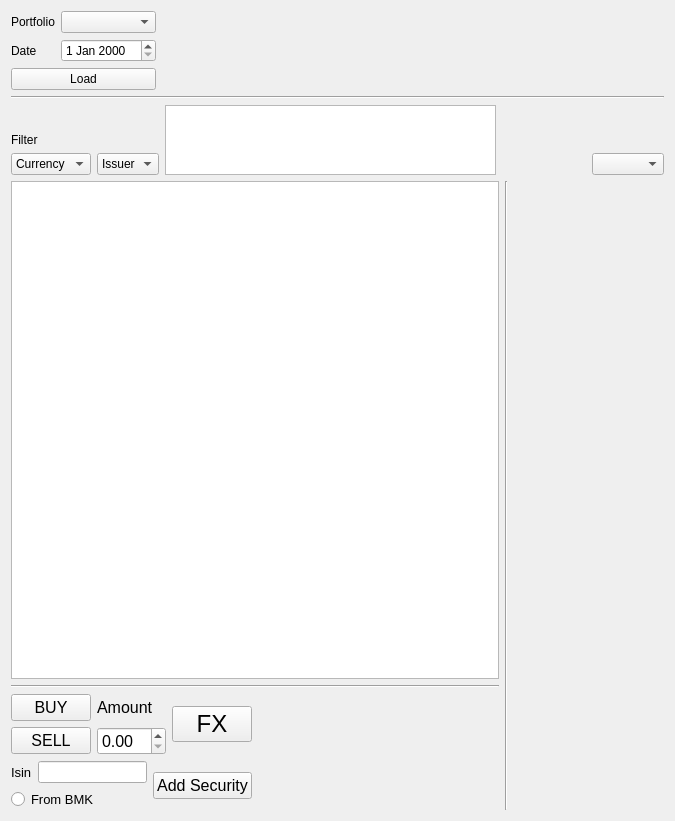
<?xml version="1.0" encoding="UTF-8"?>
<ui version="4.0">
 <class>Form</class>
 <widget class="QWidget" name="Form">
  <property name="geometry">
   <rect>
    <x>0</x>
    <y>0</y>
    <width>675</width>
    <height>821</height>
   </rect>
  </property>
  <property name="windowTitle">
   <string>Form</string>
  </property>
  <layout class="QVBoxLayout" name="verticalLayout_2">
   <item>
    <layout class="QHBoxLayout" name="horizontalLayout_2" stretch="0,1">
     <item>
      <layout class="QVBoxLayout" name="verticalLayout">
       <item>
        <layout class="QFormLayout" name="formLayout">
         <property name="fieldGrowthPolicy">
          <enum>QFormLayout::AllNonFixedFieldsGrow</enum>
         </property>
         <item row="0" column="0">
          <widget class="QLabel" name="label">
           <property name="text">
            <string>Portfolio</string>
           </property>
          </widget>
         </item>
         <item row="1" column="0">
          <widget class="QLabel" name="label_5">
           <property name="text">
            <string>Date</string>
           </property>
          </widget>
         </item>
         <item row="1" column="1">
          <widget class="QDateEdit" name="dateEdit">
           <property name="accessibleName">
            <string/>
           </property>
           <property name="accessibleDescription">
            <string/>
           </property>
          </widget>
         </item>
         <item row="0" column="1">
          <widget class="QComboBox" name="comboBoxPortfolio"/>
         </item>
        </layout>
       </item>
       <item>
        <widget class="QPushButton" name="pushButtonLoad">
         <property name="text">
          <string>Load</string>
         </property>
        </widget>
       </item>
      </layout>
     </item>
     <item>
      <spacer name="horizontalSpacer_3">
       <property name="orientation">
        <enum>Qt::Horizontal</enum>
       </property>
       <property name="sizeHint" stdset="0">
        <size>
         <width>598</width>
         <height>20</height>
        </size>
       </property>
      </spacer>
     </item>
    </layout>
   </item>
   <item>
    <widget class="Line" name="line_2">
     <property name="orientation">
      <enum>Qt::Horizontal</enum>
     </property>
    </widget>
   </item>
   <item>
    <layout class="QGridLayout" name="gridLayout_5">
     <item row="0" column="2">
      <spacer name="horizontalSpacer_2">
       <property name="orientation">
        <enum>Qt::Horizontal</enum>
       </property>
       <property name="sizeType">
        <enum>QSizePolicy::Minimum</enum>
       </property>
       <property name="sizeHint" stdset="0">
        <size>
         <width>90</width>
         <height>10</height>
        </size>
       </property>
      </spacer>
     </item>
     <item row="0" column="0">
      <layout class="QGridLayout" name="gridLayout">
       <item row="0" column="0" alignment="Qt::AlignBottom">
        <widget class="QLabel" name="label_3">
         <property name="text">
          <string>Filter</string>
         </property>
        </widget>
       </item>
       <item row="1" column="0">
        <widget class="QComboBox" name="comboBoxCurrencies">
         <property name="accessibleName">
          <string/>
         </property>
         <property name="accessibleDescription">
          <string/>
         </property>
         <property name="autoFillBackground">
          <bool>false</bool>
         </property>
         <property name="styleSheet">
          <string notr="true"/>
         </property>
         <property name="editable">
          <bool>false</bool>
         </property>
         <property name="currentIndex">
          <number>0</number>
         </property>
         <property name="modelColumn">
          <number>0</number>
         </property>
         <item>
          <property name="text">
           <string>Currency</string>
          </property>
         </item>
        </widget>
       </item>
       <item row="1" column="1">
        <widget class="QComboBox" name="comboBoxIssuers">
         <item>
          <property name="text">
           <string>Issuer</string>
          </property>
         </item>
        </widget>
       </item>
      </layout>
     </item>
     <item row="0" column="3" alignment="Qt::AlignBottom">
      <widget class="QComboBox" name="comboBoxRiskPlot">
       <property name="minimumSize">
        <size>
         <width>50</width>
         <height>0</height>
        </size>
       </property>
      </widget>
     </item>
     <item row="0" column="1" alignment="Qt::AlignTop">
      <widget class="QTableWidget" name="tableWidgetPortfolioSummary">
       <property name="minimumSize">
        <size>
         <width>0</width>
         <height>70</height>
        </size>
       </property>
       <property name="maximumSize">
        <size>
         <width>16777215</width>
         <height>40</height>
        </size>
       </property>
      </widget>
     </item>
    </layout>
   </item>
   <item>
    <layout class="QHBoxLayout" name="horizontalLayout" stretch="0,1,0">
     <property name="sizeConstraint">
      <enum>QLayout::SetDefaultConstraint</enum>
     </property>
     <item>
      <layout class="QGridLayout" name="gridLayout_4" rowstretch="0,0,0" columnstretch="0,0">
       <property name="spacing">
        <number>6</number>
       </property>
       <item row="2" column="0">
        <layout class="QVBoxLayout" name="verticalLayout_5">
         <item>
          <layout class="QGridLayout" name="gridLayout_2">
           <item row="0" column="0">
            <widget class="QPushButton" name="pushButton_3">
             <property name="font">
              <font>
               <pointsize>12</pointsize>
              </font>
             </property>
             <property name="text">
              <string>BUY</string>
             </property>
            </widget>
           </item>
           <item row="0" column="1">
            <widget class="QLabel" name="label_4">
             <property name="font">
              <font>
               <pointsize>12</pointsize>
              </font>
             </property>
             <property name="text">
              <string>Amount</string>
             </property>
            </widget>
           </item>
           <item row="0" column="2" rowspan="2">
            <widget class="QPushButton" name="pushButton_5">
             <property name="font">
              <font>
               <pointsize>18</pointsize>
              </font>
             </property>
             <property name="text">
              <string>FX</string>
             </property>
            </widget>
           </item>
           <item row="1" column="0">
            <widget class="QPushButton" name="pushButton_4">
             <property name="font">
              <font>
               <pointsize>12</pointsize>
              </font>
             </property>
             <property name="text">
              <string>SELL</string>
             </property>
            </widget>
           </item>
           <item row="1" column="1">
            <widget class="QDoubleSpinBox" name="doubleSpinBox">
             <property name="font">
              <font>
               <pointsize>12</pointsize>
              </font>
             </property>
            </widget>
           </item>
          </layout>
         </item>
         <item>
          <layout class="QGridLayout" name="gridLayout_3">
           <item row="0" column="0">
            <widget class="QLabel" name="label_2">
             <property name="font">
              <font>
               <pointsize>10</pointsize>
              </font>
             </property>
             <property name="text">
              <string>Isin</string>
             </property>
            </widget>
           </item>
           <item row="0" column="1">
            <widget class="QLineEdit" name="lineEdit_2"/>
           </item>
           <item row="0" column="2" rowspan="2">
            <widget class="QPushButton" name="pushButton_2">
             <property name="font">
              <font>
               <pointsize>12</pointsize>
              </font>
             </property>
             <property name="text">
              <string>Add Security</string>
             </property>
            </widget>
           </item>
           <item row="1" column="0" colspan="2">
            <widget class="QRadioButton" name="radioButton">
             <property name="font">
              <font>
               <pointsize>10</pointsize>
              </font>
             </property>
             <property name="text">
              <string>From BMK</string>
             </property>
            </widget>
           </item>
          </layout>
         </item>
        </layout>
       </item>
       <item row="2" column="1">
        <spacer name="horizontalSpacer">
         <property name="orientation">
          <enum>Qt::Horizontal</enum>
         </property>
         <property name="sizeHint" stdset="0">
          <size>
           <width>78</width>
           <height>20</height>
          </size>
         </property>
        </spacer>
       </item>
       <item row="0" column="0" colspan="2">
        <widget class="QTableWidget" name="tableWidgetPositions">
         <property name="alternatingRowColors">
          <bool>true</bool>
         </property>
         <property name="sortingEnabled">
          <bool>true</bool>
         </property>
        </widget>
       </item>
       <item row="1" column="0" colspan="2">
        <widget class="Line" name="line">
         <property name="orientation">
          <enum>Qt::Horizontal</enum>
         </property>
        </widget>
       </item>
      </layout>
     </item>
     <item>
      <widget class="Line" name="line_3">
       <property name="orientation">
        <enum>Qt::Vertical</enum>
       </property>
      </widget>
     </item>
     <item>
      <layout class="QGridLayout" name="LayoutPlot" columnstretch="0">
       <property name="sizeConstraint">
        <enum>QLayout::SetDefaultConstraint</enum>
       </property>
       <item row="0" column="0" alignment="Qt::AlignLeft">
        <widget class="MatplotlibWidget" name="mplwidgetExposures">
         <property name="enabled">
          <bool>true</bool>
         </property>
         <property name="sizePolicy">
          <sizepolicy hsizetype="Expanding" vsizetype="Expanding">
           <horstretch>0</horstretch>
           <verstretch>0</verstretch>
          </sizepolicy>
         </property>
         <property name="minimumSize">
          <size>
           <width>150</width>
           <height>0</height>
          </size>
         </property>
         <property name="maximumSize">
          <size>
           <width>150</width>
           <height>16777215</height>
          </size>
         </property>
         <property name="font">
          <font>
           <family>BLP</family>
          </font>
         </property>
         <property name="cursor">
          <cursorShape>CrossCursor</cursorShape>
         </property>
         <property name="focusPolicy">
          <enum>Qt::ClickFocus</enum>
         </property>
         <property name="contextMenuPolicy">
          <enum>Qt::DefaultContextMenu</enum>
         </property>
        </widget>
       </item>
      </layout>
     </item>
    </layout>
   </item>
  </layout>
 </widget>
 <customwidgets>
  <customwidget>
   <class>MatplotlibWidget</class>
   <extends>QWidget</extends>
   <header>matplotlibwidget</header>
  </customwidget>
 </customwidgets>
 <resources/>
 <connections/>
</ui>
